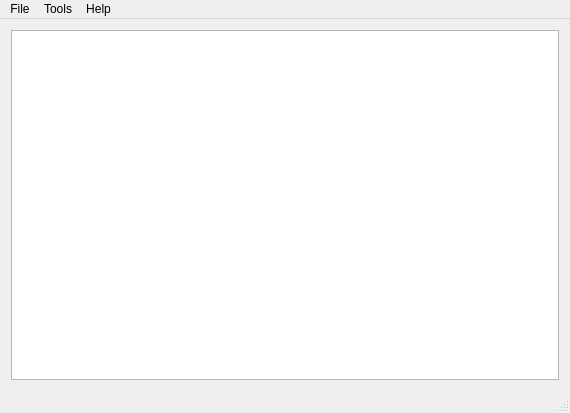
<?xml version="1.0" encoding="UTF-8"?>
<ui version="4.0">
 <class>MainWindow</class>
 <widget class="QMainWindow" name="MainWindow">
  <property name="geometry">
   <rect>
    <x>0</x>
    <y>0</y>
    <width>570</width>
    <height>413</height>
   </rect>
  </property>
  <property name="windowTitle">
   <string>Solitaire3000</string>
  </property>
  <widget class="QWidget" name="centralWidget">
   <layout class="QVBoxLayout" name="verticalLayout_2">
    <item>
     <widget class="GameBoardView" name="graphicsView"/>
    </item>
   </layout>
  </widget>
  <widget class="QMenuBar" name="menuBar">
   <property name="geometry">
    <rect>
     <x>0</x>
     <y>0</y>
     <width>570</width>
     <height>19</height>
    </rect>
   </property>
   <widget class="QMenu" name="menuFile">
    <property name="title">
     <string>File</string>
    </property>
    <addaction name="actionRestart"/>
    <addaction name="actionSave_As"/>
    <addaction name="actionExit"/>
   </widget>
   <widget class="QMenu" name="menuHelp">
    <property name="title">
     <string>Help</string>
    </property>
    <addaction name="actionAbout"/>
   </widget>
   <widget class="QMenu" name="menuTools">
    <property name="title">
     <string>Tools</string>
    </property>
    <addaction name="actionSettings"/>
   </widget>
   <addaction name="menuFile"/>
   <addaction name="menuTools"/>
   <addaction name="menuHelp"/>
  </widget>
  <widget class="QStatusBar" name="statusBar"/>
  <action name="actionExit">
   <property name="text">
    <string>Exit</string>
   </property>
  </action>
  <action name="actionAbout">
   <property name="text">
    <string>About</string>
   </property>
  </action>
  <action name="actionSettings">
   <property name="text">
    <string>Settings</string>
   </property>
  </action>
  <action name="actionRestart">
   <property name="text">
    <string>Restart</string>
   </property>
  </action>
  <action name="actionSave_As">
   <property name="enabled">
    <bool>false</bool>
   </property>
   <property name="text">
    <string>Save As</string>
   </property>
  </action>
 </widget>
 <layoutdefault spacing="6" margin="11"/>
 <customwidgets>
  <customwidget>
   <class>GameBoardView</class>
   <extends>QGraphicsView</extends>
   <header>include/View/GameBoardView.h</header>
  </customwidget>
 </customwidgets>
 <resources/>
 <connections>
  <connection>
   <sender>actionExit</sender>
   <signal>triggered()</signal>
   <receiver>MainWindow</receiver>
   <slot>close()</slot>
   <hints>
    <hint type="sourcelabel">
     <x>-1</x>
     <y>-1</y>
    </hint>
    <hint type="destinationlabel">
     <x>284</x>
     <y>206</y>
    </hint>
   </hints>
  </connection>
 </connections>
</ui>
